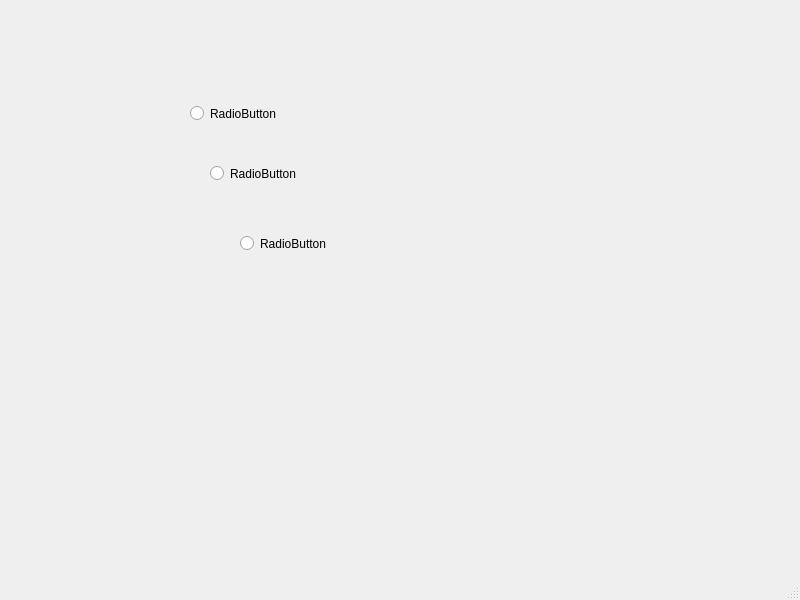
<?xml version="1.0" encoding="UTF-8"?>
<ui version="4.0">
 <class>MainWindow</class>
 <widget class="QMainWindow" name="MainWindow">
  <property name="geometry">
   <rect>
    <x>0</x>
    <y>0</y>
    <width>800</width>
    <height>600</height>
   </rect>
  </property>
  <property name="windowTitle">
   <string>MainWindow</string>
  </property>
  <widget class="QWidget" name="centralwidget">
   <widget class="QRadioButton" name="radioButton1">
    <property name="geometry">
     <rect>
      <x>190</x>
      <y>100</y>
      <width>119</width>
      <height>27</height>
     </rect>
    </property>
    <property name="text">
     <string>RadioButton</string>
    </property>
   </widget>
   <widget class="QRadioButton" name="radioButton2">
    <property name="geometry">
     <rect>
      <x>210</x>
      <y>160</y>
      <width>119</width>
      <height>27</height>
     </rect>
    </property>
    <property name="text">
     <string>RadioButton</string>
    </property>
   </widget>
   <widget class="QRadioButton" name="radioButton3">
    <property name="geometry">
     <rect>
      <x>240</x>
      <y>230</y>
      <width>119</width>
      <height>27</height>
     </rect>
    </property>
    <property name="text">
     <string>RadioButton</string>
    </property>
   </widget>
  </widget>
  <widget class="QMenuBar" name="menubar">
   <property name="geometry">
    <rect>
     <x>0</x>
     <y>0</y>
     <width>800</width>
     <height>28</height>
    </rect>
   </property>
  </widget>
  <widget class="QStatusBar" name="statusbar"/>
 </widget>
 <resources/>
 <connections/>
</ui>
